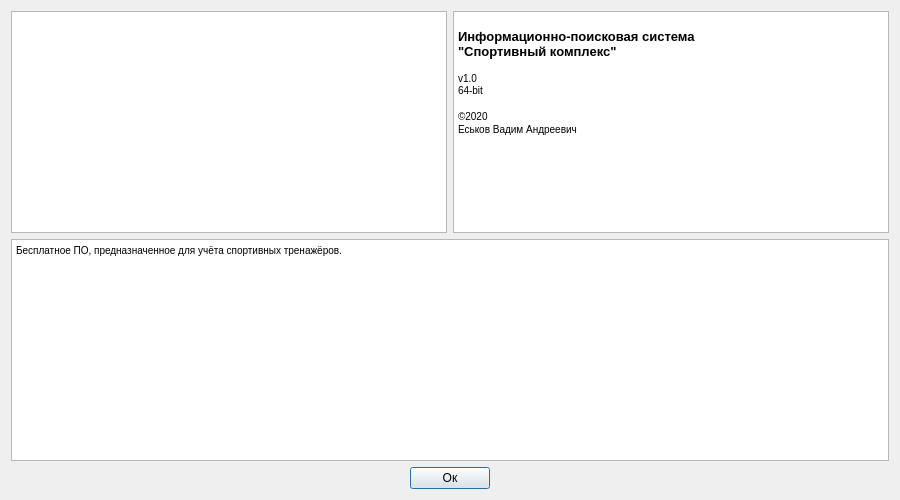
<?xml version="1.0" encoding="UTF-8"?>
<ui version="4.0">
 <class>about</class>
 <widget class="QDialog" name="about">
  <property name="geometry">
   <rect>
    <x>0</x>
    <y>0</y>
    <width>900</width>
    <height>500</height>
   </rect>
  </property>
  <property name="minimumSize">
   <size>
    <width>900</width>
    <height>500</height>
   </size>
  </property>
  <property name="windowTitle">
   <string>Dialog</string>
  </property>
  <layout class="QVBoxLayout" name="verticalLayout">
   <item>
    <layout class="QHBoxLayout" name="horizontalLayout">
     <item>
      <widget class="QGraphicsView" name="graphicsViewImage">
       <property name="sizePolicy">
        <sizepolicy hsizetype="Expanding" vsizetype="Expanding">
         <horstretch>0</horstretch>
         <verstretch>0</verstretch>
        </sizepolicy>
       </property>
       <property name="font">
        <font>
         <pointsize>8</pointsize>
        </font>
       </property>
      </widget>
     </item>
     <item>
      <widget class="QTextBrowser" name="textBrowserHeader">
       <property name="html">
        <string>&lt;!DOCTYPE HTML PUBLIC &quot;-//W3C//DTD HTML 4.0//EN&quot; &quot;http://www.w3.org/TR/REC-html40/strict.dtd&quot;&gt;
&lt;html&gt;&lt;head&gt;&lt;meta name=&quot;qrichtext&quot; content=&quot;1&quot; /&gt;&lt;style type=&quot;text/css&quot;&gt;
p, li { white-space: pre-wrap; }
&lt;/style&gt;&lt;/head&gt;&lt;body style=&quot; font-family:'MS Shell Dlg 2'; font-size:7.8pt; font-weight:400; font-style:normal;&quot;&gt;
&lt;p style=&quot;-qt-paragraph-type:empty; margin-top:0px; margin-bottom:0px; margin-left:0px; margin-right:0px; -qt-block-indent:0; text-indent:0px; font-family:'MS Shell Dlg 2';&quot;&gt;&lt;br /&gt;&lt;/p&gt;
&lt;p style=&quot; margin-top:0px; margin-bottom:0px; margin-left:0px; margin-right:0px; -qt-block-indent:0; text-indent:0px;&quot;&gt;&lt;span style=&quot; font-family:'MS Shell Dlg 2'; font-size:10pt; font-weight:600;&quot;&gt;Информационно-поисковая система&lt;/span&gt;&lt;/p&gt;
&lt;p style=&quot; margin-top:0px; margin-bottom:0px; margin-left:0px; margin-right:0px; -qt-block-indent:0; text-indent:0px;&quot;&gt;&lt;span style=&quot; font-family:'MS Shell Dlg 2'; font-size:10pt; font-weight:600;&quot;&gt;&amp;quot;Спортивный комплекс&amp;quot;&lt;/span&gt;&lt;/p&gt;
&lt;p style=&quot;-qt-paragraph-type:empty; margin-top:0px; margin-bottom:0px; margin-left:0px; margin-right:0px; -qt-block-indent:0; text-indent:0px; font-family:'MS Shell Dlg 2';&quot;&gt;&lt;br /&gt;&lt;/p&gt;
&lt;p style=&quot; margin-top:0px; margin-bottom:0px; margin-left:0px; margin-right:0px; -qt-block-indent:0; text-indent:0px;&quot;&gt;&lt;span style=&quot; font-family:'MS Shell Dlg 2';&quot;&gt;v1.0 &lt;br /&gt;64-bit&lt;/span&gt;&lt;/p&gt;
&lt;p style=&quot;-qt-paragraph-type:empty; margin-top:0px; margin-bottom:0px; margin-left:0px; margin-right:0px; -qt-block-indent:0; text-indent:0px; font-family:'MS Shell Dlg 2';&quot;&gt;&lt;br /&gt;&lt;/p&gt;
&lt;p style=&quot; margin-top:0px; margin-bottom:0px; margin-left:0px; margin-right:0px; -qt-block-indent:0; text-indent:0px;&quot;&gt;&lt;span style=&quot; font-family:'MS Shell Dlg 2';&quot;&gt;©2020 &lt;/span&gt;&lt;/p&gt;
&lt;p style=&quot; margin-top:0px; margin-bottom:0px; margin-left:0px; margin-right:0px; -qt-block-indent:0; text-indent:0px;&quot;&gt;&lt;span style=&quot; font-family:'MS Shell Dlg 2';&quot;&gt;Еськов Вадим Андреевич&lt;/span&gt;&lt;/p&gt;&lt;/body&gt;&lt;/html&gt;</string>
       </property>
      </widget>
     </item>
    </layout>
   </item>
   <item>
    <widget class="QTextBrowser" name="textBrowserBody">
     <property name="html">
      <string>&lt;!DOCTYPE HTML PUBLIC &quot;-//W3C//DTD HTML 4.0//EN&quot; &quot;http://www.w3.org/TR/REC-html40/strict.dtd&quot;&gt;
&lt;html&gt;&lt;head&gt;&lt;meta name=&quot;qrichtext&quot; content=&quot;1&quot; /&gt;&lt;style type=&quot;text/css&quot;&gt;
p, li { white-space: pre-wrap; }
&lt;/style&gt;&lt;/head&gt;&lt;body style=&quot; font-family:'MS Shell Dlg 2'; font-size:7.8pt; font-weight:400; font-style:normal;&quot;&gt;
&lt;p style=&quot; margin-top:0px; margin-bottom:0px; margin-left:0px; margin-right:0px; -qt-block-indent:0; text-indent:0px;&quot;&gt;&lt;span style=&quot; font-family:'MS Shell Dlg 2';&quot;&gt;Бесплатное ПО, предназначенное для учёта спортивных тренажёров.&lt;/span&gt;&lt;/p&gt;&lt;/body&gt;&lt;/html&gt;</string>
     </property>
    </widget>
   </item>
   <item>
    <layout class="QHBoxLayout" name="horizontalLayout_2">
     <item>
      <spacer name="horizontalSpacer">
       <property name="orientation">
        <enum>Qt::Horizontal</enum>
       </property>
       <property name="sizeHint" stdset="0">
        <size>
         <width>40</width>
         <height>20</height>
        </size>
       </property>
      </spacer>
     </item>
     <item>
      <widget class="QPushButton" name="pushButton">
       <property name="text">
        <string>Ок</string>
       </property>
      </widget>
     </item>
     <item>
      <spacer name="horizontalSpacer_2">
       <property name="orientation">
        <enum>Qt::Horizontal</enum>
       </property>
       <property name="sizeHint" stdset="0">
        <size>
         <width>40</width>
         <height>20</height>
        </size>
       </property>
      </spacer>
     </item>
    </layout>
   </item>
  </layout>
 </widget>
 <resources/>
 <connections/>
</ui>
